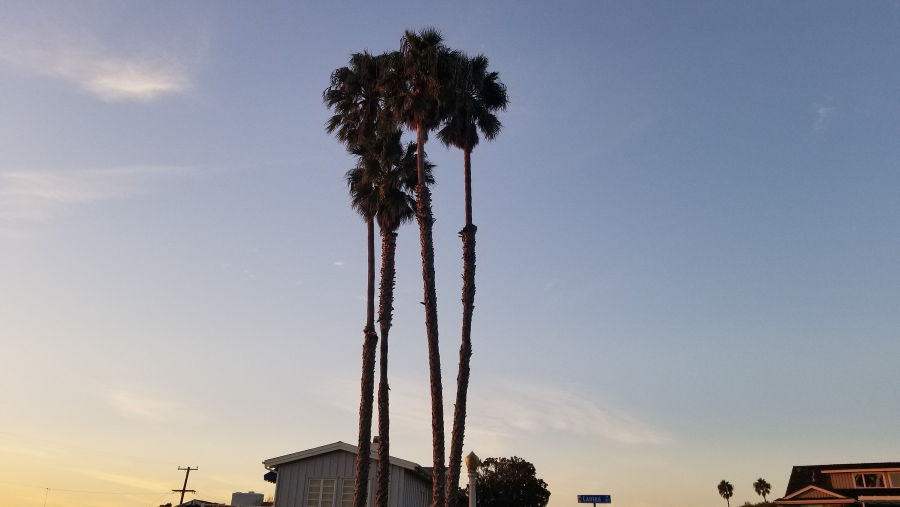
#> input picture mateo/sunset-cliffs/assets/blue-palms.jpg, 1800 x 1013 px, given in place of mateo-still.jpg, which was not available (shown at 1/2 size)
$ python make_cover.py
#> lines starting #> are read from the running program, lines starting #| are printed output that depends on the picture; after the words box and inside, x2 and y2 are one past the last pixel; in counts of white or black regions, pixels touching at a corner belong together
"""One-time: draws overlay.png (video intro, fades out) and thumb.jpg. Committed, so the runner needs no fonts."""
import math
from PIL import Image, ImageDraw, ImageFont, ImageFilter, ImageOps
W, H = 1280, 720
S = '/usr/share/fonts/truetype/liberation/LiberationSerif-Bold.ttf'
SI = '/usr/share/fonts/truetype/liberation/LiberationSerif-Italic.ttf'
SA = '/usr/share/fonts/truetype/dejavu/DejaVuSans.ttf'
MATEO = Image.open('/mnt/project-files/mid-mateo/test-scene/stills/mateo-still.jpg').convert('RGB')
#> MATEO is the input picture: PIL image 1800x1013 RGB; mean R, G, B 149, 152.9, 163.4


def medallion(d, base, cx, cy, r):
    face = MATEO.crop((330, 40, 750, 460)).resize((2 * r, 2 * r), Image.LANCZOS)
    mask = Image.new('L', (2 * r, 2 * r), 0); ImageDraw.Draw(mask).ellipse([0, 0, 2 * r - 1, 2 * r - 1], fill=255)
    n, R, s = 40, r + 9, max(3, r // 14)
    for k in range(n):
        a = 2 * math.pi * k / n; x = cx + R * math.cos(a); y = cy + R * math.sin(a)
        d.ellipse([x - s, y - s, x + s, y + s], fill=(205, 25, 45, 255) if k % 2 else (225, 225, 232, 255))
        d.ellipse([x - s * .4, y - s * .7, x + s * .1, y - s * .2], fill=(255, 255, 255, 230))
    base.paste(face, (cx - r, cy - r), mask)


def layer(title_size, sub_size, rd_size, r):
    ov = Image.new('RGBA', (W, H), (0, 0, 0, 0))
    sh = Image.new('L', (W, H), 0); sd = ImageDraw.Draw(sh)
    sd.rectangle([0, 0, W, 225], fill=175); sd.rectangle([0, H - 200, W, H], fill=150)
    ov.putalpha(sh.filter(ImageFilter.GaussianBlur(35)))
    d = ImageDraw.Draw(ov)
    d.text((48, 34), "Sunset Cliffs", font=ImageFont.truetype(S, title_size), fill=(255, 236, 214, 255))
    d.text((52, 40 + title_size * 1.12), "Come to bed with me?", font=ImageFont.truetype(SI, sub_size), fill=(255, 168, 200, 255))
    y3 = 40 + title_size * 1.12 + sub_size * 1.25
    f3 = ImageFont.truetype(SI, int(sub_size * 0.72)); fo = ImageFont.truetype(S, int(sub_size * 0.72))
    d.text((54, y3), "PACIFIC", font=fo, fill=(72, 214, 168, 255))
    d.text((54 + d.textlength("PACIFIC ", font=fo), y3), "swells with Mateo", font=f3, fill=(255, 236, 214, 255))
    medallion(d, ov, W - r - 46, r + 36, r)
    f = ImageFont.truetype(S, rd_size); t = "REST   ·   DIGEST"
    yr = H - rd_size - 34
    d.text(((W - d.textlength(t, font=f)) / 2, yr), t, font=f, fill=(255, 222, 170, 255))
    # translucent lines above REST · DIGEST (50%), composited so the photo shows through
    tl = Image.new('RGBA', (W, H), (0, 0, 0, 0)); td = ImageDraw.Draw(tl)
    f1 = ImageFont.truetype(S, int(rd_size * 0.62)); f2 = ImageFont.truetype(S, int(rd_size * 0.46))
    l1, l2 = "S L E E P   E I G H T   H O U R S", "E I G H T   H O U R   S W E L L S"
    y2 = yr - int(rd_size * 0.46) - 18; y1 = y2 - int(rd_size * 0.62) - 12
    td.text(((W - td.textlength(l1, font=f1)) / 2, y1), l1, font=f1, fill=(255, 255, 255, 128))
    td.text(((W - td.textlength(l2, font=f2)) / 2, y2), l2, font=f2, fill=(255, 255, 255, 128))
    ov.alpha_composite(tl)
    return ov

layer(70, 40, 48, 72).save('overlay.png')
#> in layer, `ov = Image.new('RGBA', (W, H), (0, 0, 0, 0))`: ov: PIL image 1280x720 RGBA; every value is 0
#> in layer, `sh = Image.new('L', (W, H), 0)`: sh: PIL image 1280x720 L; every value is 0
#> in layer, `ov.putalpha(sh.filter(ImageFilter.GaussianBlur(35)))`:
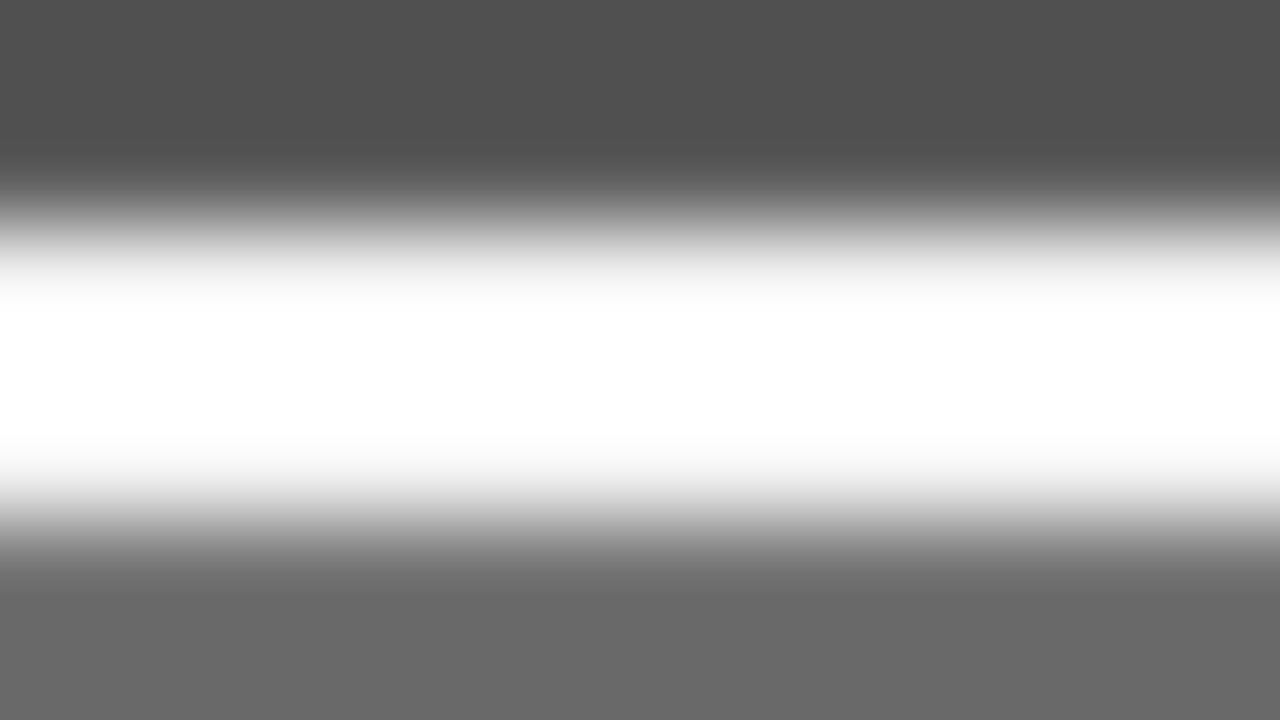
#> ov: PIL image 1280x720 RGBA; mean R, G, B, A 0, 0, 0, 96.6; transparent parts drawn white
#> in layer, `ov.putalpha(sh.filter(ImageFilter.GaussianBlur(35)))`:
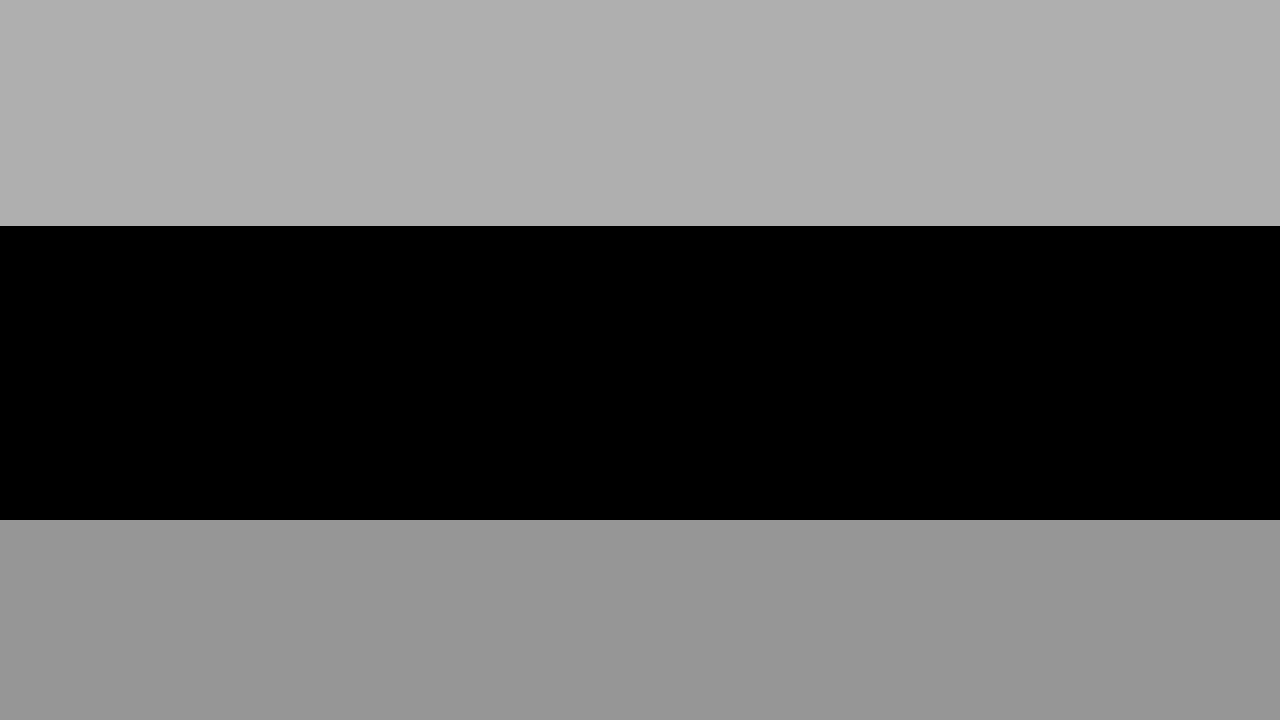
#> sh: PIL image 1280x720 L; min 0, max 175, mean 96.6
#> in medallion, `face = MATEO.crop((330, 40, 750, 460)).resize((2 * r, 2 * r), Image.LA..`:
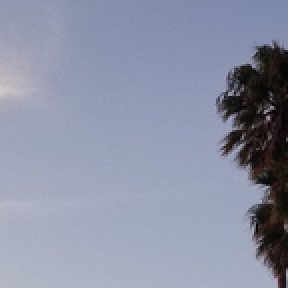
#> face: PIL image 144x144 RGB (shown 2 times larger); mean R, G, B 140.2, 145.8, 166.2
#> in medallion, `mask = Image.new('L', (2 * r, 2 * r), 0)`: mask: PIL image 144x144 L; every value is 0
#> in medallion, `ImageDraw.Draw(mask).ellipse([0, 0, 2 * r - 1, 2 * r - 1], fill=255)`:
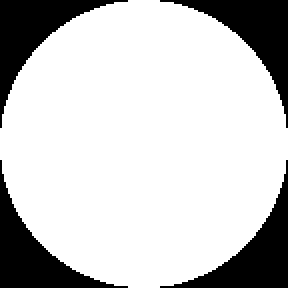
#> mask: PIL image 144x144 L (shown 2 times larger); 78.5% white; 4 black regions, box (x1, y1, x2, y2) and area: (0, 0, 64, 64) 1117, (80, 0, 144, 64) 1117, (0, 80, 64, 144) 1117, (80, 80, 144, 144) 1117
crop = ImageOps.fit(ImageOps.exif_transpose(Image.open('assets/sun-palms.jpg')).convert('RGB'), (W, H), Image.LANCZOS, centering=(0.5, 0.6))
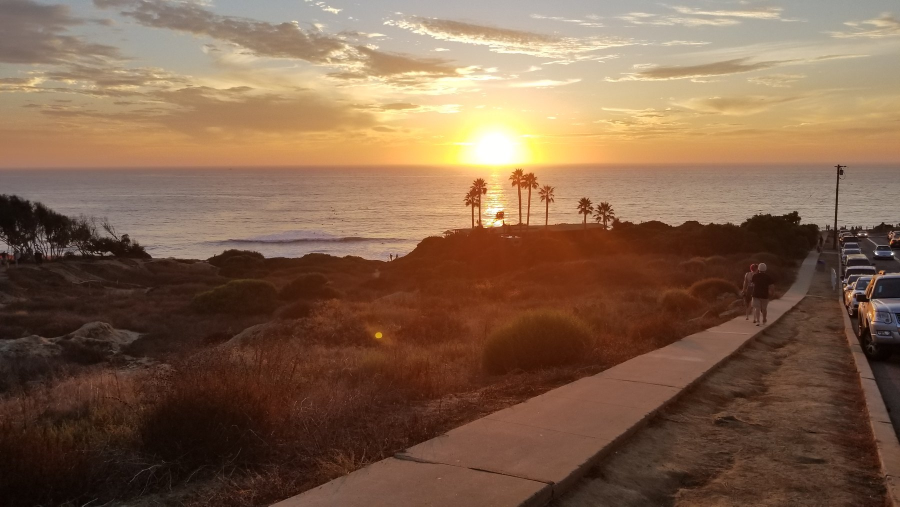
#> input picture mateo/sunset-cliffs/assets/sun-palms.jpg, 1800 x 1013 px (shown at 1/2 size)
th = Image.alpha_composite(crop.convert('RGBA'), layer(92, 50, 56, 96)).convert('RGB')
#> call 2 of medallion, with cx = 1138, cy = 132, r = 96
#> in medallion (call 2), `mask = Image.new('L', (2 * r, 2 * r), 0)`: mask: PIL image 192x192 L; every value is 0
#> in medallion (call 2), `ImageDraw.Draw(mask).ellipse([0, 0, 2 * r - 1, 2 * r - 1], fill=255)`: mask: PIL image 192x192 L; 78.5% white; 4 black regions, box (x1, y1, x2, y2) and area: (0, 0, 86, 86) 1980, (106, 0, 192, 86) 1980, (0, 106, 86, 192) 1980, (106, 106, 192, 192) 1980
#> in medallion (call 2), `base.paste(face, (cx - r, cy - r), mask)`:
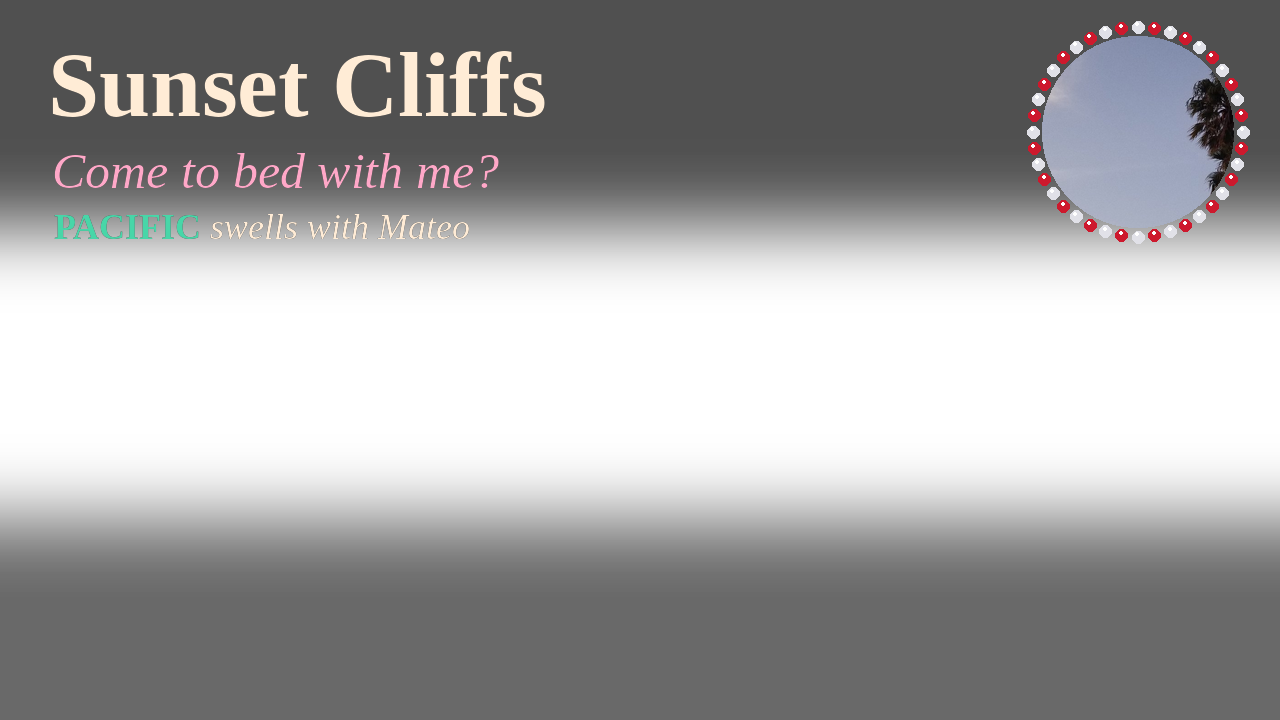
#> base: PIL image 1280x720 RGBA; mean R, G, B, A 10.4, 9.7, 10.2, 101.9; transparent parts drawn white
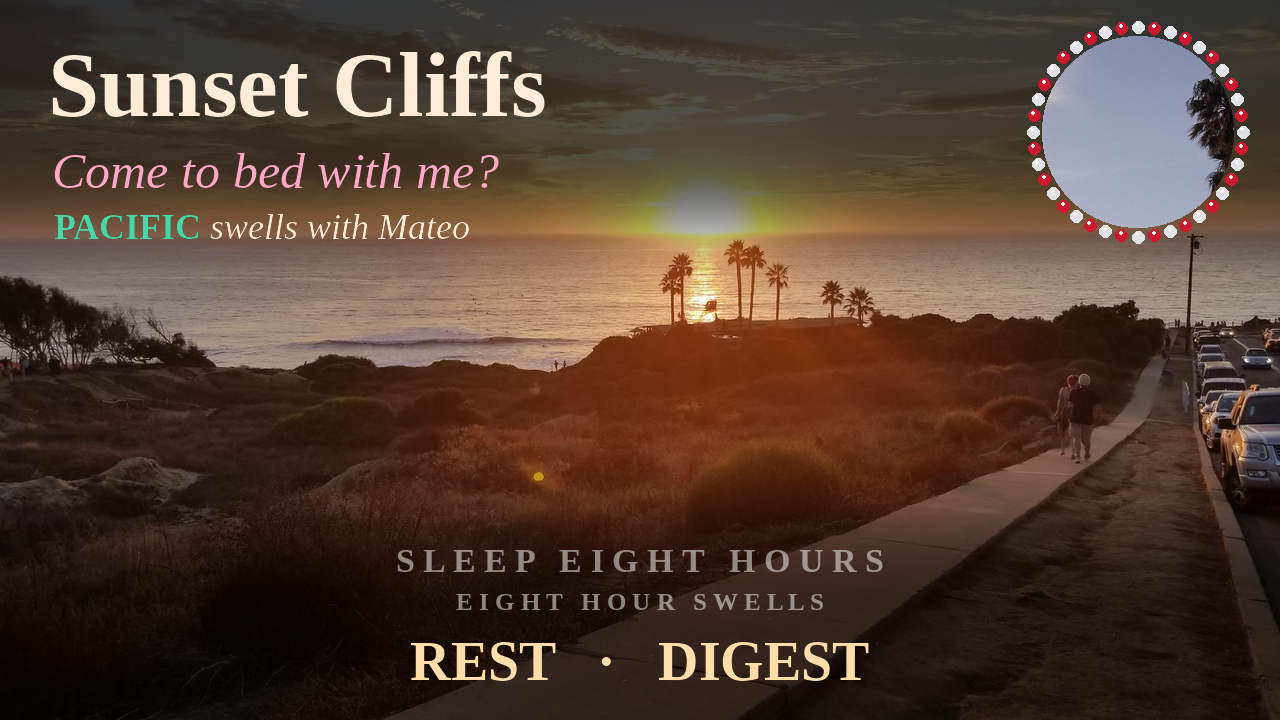
#> th: PIL image 1280x720 RGB; mean R, G, B 82.4, 62.2, 49.9
th.save('thumb.jpg', quality=90)
